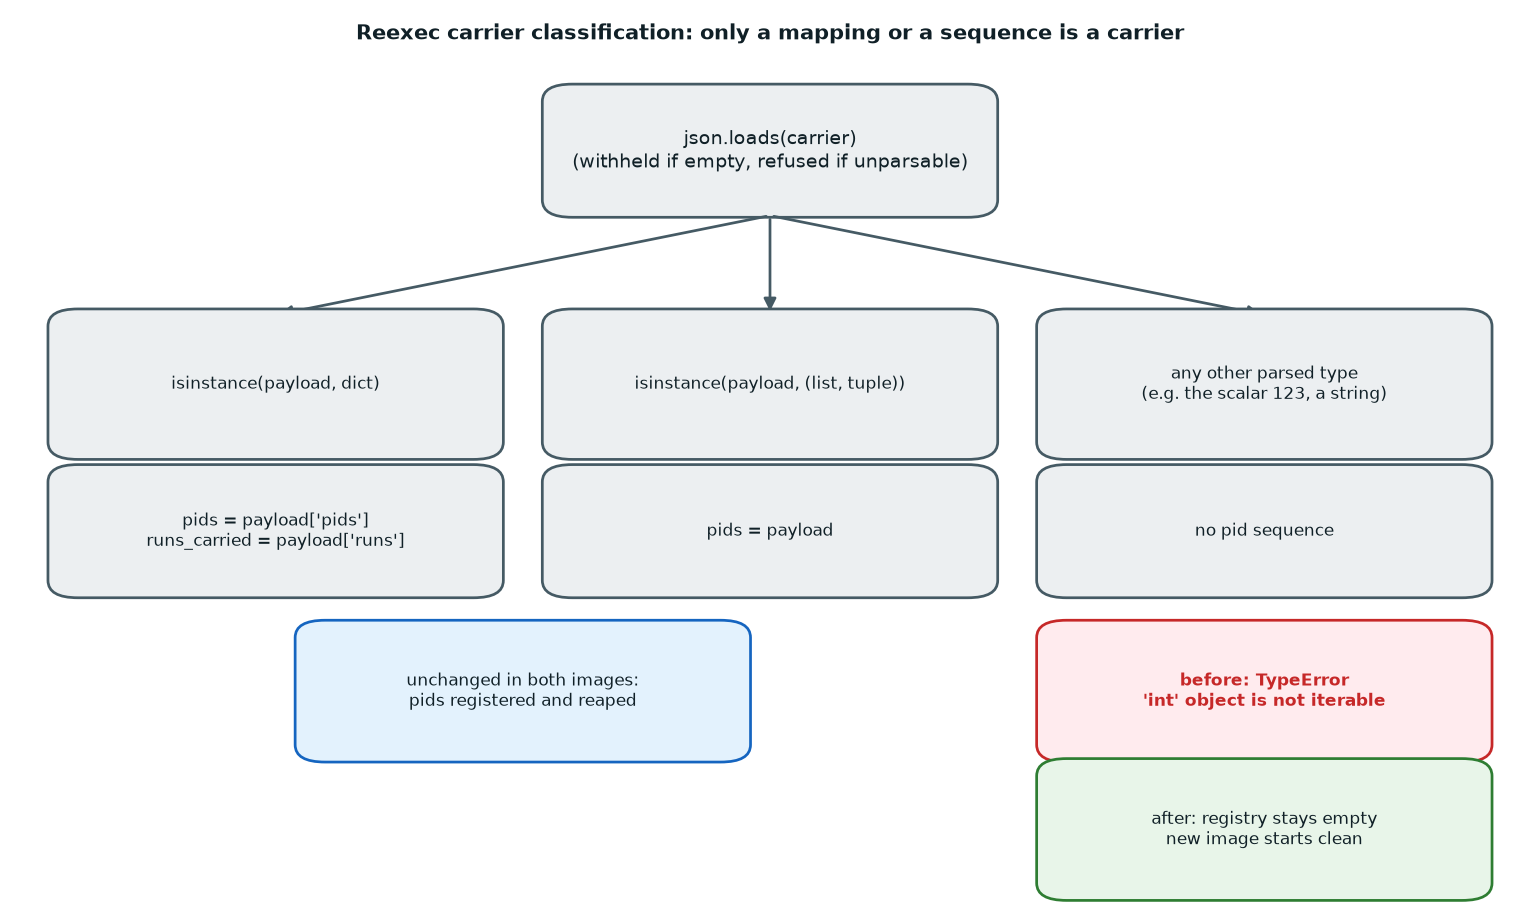

Python code for this plot:
"""How a reexec handover carrier is classified, before and after the change.

The parsed payload is one of three shapes: a mapping (its ``pids`` field is the
carrier), a list or tuple (itself the pid sequence), or any other parsed JSON
type — an integer scalar such as ``123``, or a bare string. The first two are
carriers; the third is not a pid sequence at all. Before the change that third
shape fell into the pid-list branch and was iterated, so a scalar raised
``TypeError`` and refused to start the new followed image. After the change the
type test admits only a list or tuple, and every other shape starts the new
image with an empty registry.
"""

from __future__ import annotations

from pathlib import Path

import matplotlib

matplotlib.use("Agg")
import matplotlib.pyplot as plt
from matplotlib.patches import FancyArrowPatch, FancyBboxPatch

OUT = Path(__file__).with_name("carrier-type-branches.png")

GREEN = "#2e7d32"
RED = "#c62828"
GREY = "#455a64"
BOX = "#eceff1"

ROOT = ("json.loads(carrier)\n(withheld if empty, refused if unparsable)", 0.5, 0.87)
BRANCHES = [
    ('isinstance(payload, dict)', "pids = payload['pids']\nruns_carried = payload['runs']", 0.17),
    ("isinstance(payload, (list, tuple))", "pids = payload", 0.50),
    ("any other parsed type\n(e.g. the scalar 123, a string)", "no pid sequence", 0.83),
]


def box(ax, x, y, text, *, face=BOX, edge=GREY, w=0.28, h=0.13, size=9):
    ax.add_patch(
        FancyBboxPatch(
            (x - w / 2, y - h / 2),
            w,
            h,
            boxstyle="round,pad=0.012,rounding_size=0.02",
            linewidth=1.4,
            facecolor=face,
            edgecolor=edge,
        )
    )
    ax.text(x, y, text, ha="center", va="center", fontsize=size, color="#102027")


def arrow(ax, x0, y0, x1, y1, color=GREY):
    ax.add_patch(
        FancyArrowPatch(
            (x0, y0), (x1, y1), arrowstyle="-|>", mutation_scale=13, linewidth=1.4, color=color
        )
    )


fig, ax = plt.subplots(figsize=(11, 6.6))
ax.set_xlim(0, 1)
ax.set_ylim(0, 1.02)
ax.axis("off")

box(ax, ROOT[1], ROOT[2], ROOT[0], size=10)

for label, effect, x in BRANCHES:
    arrow(ax, ROOT[1], ROOT[2] - 0.075, x, 0.68)
    box(ax, x, 0.60, label, w=0.28, h=0.15, size=8.5)
    box(ax, x, 0.43, effect, w=0.28, h=0.13, size=8.5)

# Before / after outcome rows for the third branch.
box(ax, 0.83, 0.245, "", face="#ffebee", edge=RED, w=0.28, h=0.14, size=8.5)
ax.text(0.83, 0.245, "before: TypeError\n'int' object is not iterable", ha="center", va="center",
        fontsize=8.5, color=RED, fontweight="bold")
box(ax, 0.83, 0.085, "after: registry stays empty\nnew image starts clean", face="#e8f5e9", edge=GREEN, w=0.28, h=0.14, size=8.5)

# The two genuine carriers are unchanged in both images.
box(ax, 0.335, 0.245, "unchanged in both images:\npids registered and reaped", face="#e3f2fd", edge="#1565c0", w=0.28, h=0.14, size=8.5)

fig.text(0.5, 0.975, "Reexec carrier classification: only a mapping or a sequence is a carrier",
         ha="center", va="top", fontsize=11, fontweight="bold", color="#102027")

fig.tight_layout()
fig.savefig(OUT, dpi=140)
print(f"wrote {OUT}")
